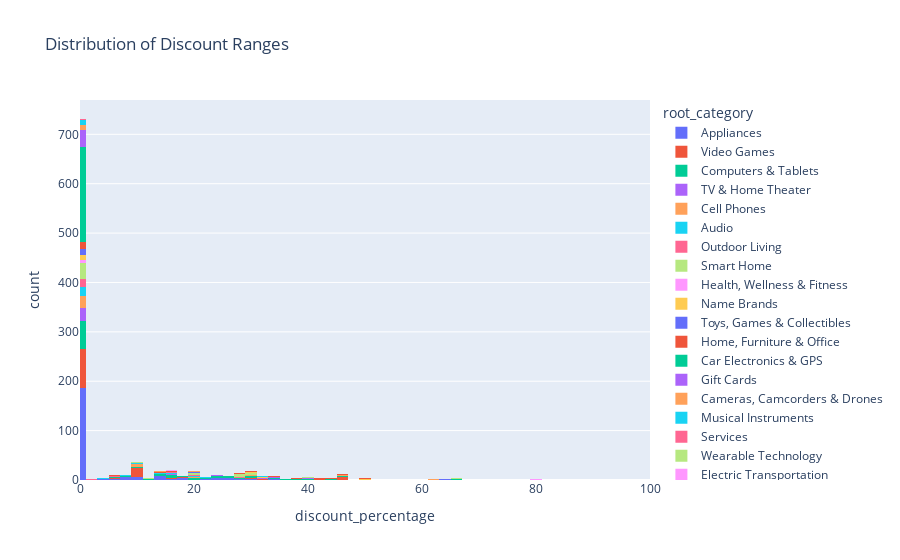

This figure's notebook cell:
### Code cell
## veryyy minor change
fig = px.histogram(df, x='discount_percentage',
                   title='Distribution of Discount Ranges',
                   labels={'discount_range': 'Discount Range (%)'},range_x=[0, 100,],color='root_category')
fig.show()

### Figure 1 — Plotly figure (JSON) as saved in the notebook; plotly's stock layout.template omitted (floating-point values rounded to 4 significant figures; data arrays with more than 128 entries replaced by an {"elided": "..."} marker saying what was removed)
{"data": [{"bingroup": "x", "hovertemplate": "root_category=Appliances<br>discount_percentage=%{x}<br>count=%{y}<extra></extra>", "legendgroup": "Appliances", "marker": {"color": "#636efa", "pattern": {"shape": ""}}, "name": "Appliances", "orientation": "v", "showlegend": true, "type": "histogram", "x": {"elided": "246 float values"}, "xaxis": "x", "yaxis": "y"}, {"bingroup": "x", "hovertemplate": "root_category=Video Games<br>discount_percentage=%{x}<br>count=%{y}<extra></extra>", "legendgroup": "Video Games", "marker": {"color": "#EF553B", "pattern": {"shape": ""}}, "name": "Video Games", "orientation": "v", "showlegend": true, "type": "histogram", "x": [0.0, 30.01, 0.0, 0.0, 0.0, 0.0, 0.0, 0.0, 0.0, 0.0, 0.0, 0.0, 0.0, 0.0, 0.0, 27.51, 0.0, 30.01, 10.0, 45.01, 9.232, 9.232, 46.16, 46.16, 18.89, 9.335, 15.0, 0.0, 0.0, 0.0, 0.0, 0.0, 0.0, 0.0, 40.01, 46.16, 0.0, 0.0, 0.0, 0.0, 0.0, 0.0, NaN, 46.16, 31.67, 0.0, 0.0, 10.0, 5.714, 0.0, 0.0, 0.0, 25.0, NaN, 0.0, 0.0, 0.0, 0.0, 0.0, 0.0, 0.0, 0.0, 5.001, 0.0, 0.0, 0.0, 0.0, 0.0, 46.68, 0.0, 0.0, 0.0, 46.68, 0.0, 0.0, 9.232, 9.232, 9.232, 10.0, 0.0, 10.0, 9.232, 0.0, 0.0, 9.232, 0.0, 0.0, 9.232, 0.0, 9.232, 9.232, 9.232, 10.0, 0.0, 0.0, 0.0, 0.0, 0.0, 0.0, 0.0, 0.0, 0.0, 0.0, 0.0, 0.0, 0.0, 0.0, 0.0, 0.0, 0.0, 0.0, 0.0, 0.0, 0.0, 0.0], "xaxis": "x", "yaxis": "y"}, {"bingroup": "x", "hovertemplate": "root_category=Computers & Tablets<br>discount_percentage=%{x}<br>count=%{y}<extra></extra>", "legendgroup": "Computers & Tablets", "marker": {"color": "#00cc96", "pattern": {"shape": ""}}, "name": "Computers & Tablets", "orientation": "v", "showlegend": true, "type": "histogram", "x": [19.05, 0.0, 0.0, 0.0, 0.0, 0.0, 37.0, 0.0, 0.0, 38.76, 15.0, 66.92, 0.0, 0.0, 0.0, 5.0, 16.67, 29.94, 0.0, 13.04, 16.67, 8.889, 0.0, 0.0, 2.121, 31.25, 0.0, 0.0, 0.0, 0.0, 25.01, 23.46, 34.62, 45.0, 0.0, 18.75, 0.0, 0.0, 23.79, 0.0, 0.0, 0.0, 0.0, 68.75, 0.0, 12.5, 0.0, 4.973, 13.33, 0.0, 0.0, 5.001, 26.68, 25.01, 22.0, 33.33, 0.0, 0.0, 16.67, 23.46, 30.0, 61.54, 18.18, 15.0, 20.01, 44.08, 44.08, 65.01, 0.0, 0.0, 0.0, 0.0, 0.0, 0.0, 0.0, 0.0, 0.0, 0.0, 0.0, 0.0, 0.0, 0.0, 0.0, 16.13, 30.95, 0.0, 0.0, 21.0, 0.0, 29.93, 0.0, 0.0, 66.0, 24.0, 10.0, 20.0, 0.0, 20.0, 27.78, 15.5, 40.1, 10.0, 35.67, 14.29, 20.0, 0.0, 0.0, 0.0, 0.0, 0.0, 10.0, 0.0], "xaxis": "x", "yaxis": "y"}, {"bingroup": "x", "hovertemplate": "root_category=TV & Home Theater<br>discount_percentage=%{x}<br>count=%{y}<extra></extra>", "legendgroup": "TV & Home Theater", "marker": {"color": "#ab63fa", "pattern": {"shape": ""}}, "name": "TV & Home Theater", "orientation": "v", "showlegend": true, "type": "histogram", "x": [0.0, 0.0, 0.0, 0.0, 0.0, 0.0, 0.0, 0.0, 34.29, 0.0, 0.0, 13.87, 0.0, 0.0, 0.0, 0.0, 0.0, 0.0, 0.0, 0.0, 0.0, 0.0, 0.0, 32.0, 40.0, 0.0, 25.0, 23.23, 0.0, 23.85, 0.0, 0.0, 0.0, 40.67, 15.79], "xaxis": "x", "yaxis": "y"}, {"bingroup": "x", "hovertemplate": "root_category=Cell Phones<br>discount_percentage=%{x}<br>count=%{y}<extra></extra>", "legendgroup": "Cell Phones", "marker": {"color": "#FFA15A", "pattern": {"shape": ""}}, "name": "Cell Phones", "orientation": "v", "showlegend": true, "type": "histogram", "x": [23.33, 0.0, 0.0, 30.57, 62.88, 16.67, 70.0, 10.0, 46.0, 46.0, 0.0, 10.0, 0.0, 97.52, 0.0, 0.0, 20.01, 0.0, 0.0, 0.0, 0.0, 0.0, 0.0, 0.0, 0.0, 0.0, 10.0, 0.0, 0.0, 10.01, 0.0, 0.0, 0.0, 77.14, 0.0, 59.33, 0.0, 10.0, 0.0, 10.0, 63.72, 0.0], "xaxis": "x", "yaxis": "y"}, {"bingroup": "x", "hovertemplate": "root_category=Audio<br>discount_percentage=%{x}<br>count=%{y}<extra></extra>", "legendgroup": "Audio", "marker": {"color": "#19d3f3", "pattern": {"shape": ""}}, "name": "Audio", "orientation": "v", "showlegend": true, "type": "histogram", "x": [0.0, 15.0, 0.0, 37.5, 39.47, 0.0, 0.0, 0.0, 0.0, 13.96, 0.0, 16.67, 9.091, 20.0, 0.0, 0.0, 22.51, 0.0, 0.0, 0.0, 0.0, 0.0, 50.01, 0.0, 0.0, 4.0, 0.0, 20.01, 13.34, 0.0, 20.0], "xaxis": "x", "yaxis": "y"}, {"bingroup": "x", "hovertemplate": "root_category=Outdoor Living<br>discount_percentage=%{x}<br>count=%{y}<extra></extra>", "legendgroup": "Outdoor Living", "marker": {"color": "#FF6692", "pattern": {"shape": ""}}, "name": "Outdoor Living", "orientation": "v", "showlegend": true, "type": "histogram", "x": [11.43, 20.0, 0.0, 0.0, 15.0, 28.57, 0.0, 0.0, 28.57, 0.0, 0.0, 0.0, 0.0, 0.0, 6.667, 0.0, 0.0, 0.0, 0.0, 0.0, 2.0, 0.0, 0.0, 0.0], "xaxis": "x", "yaxis": "y"}, {"bingroup": "x", "hovertemplate": "root_category=Smart Home<br>discount_percentage=%{x}<br>count=%{y}<extra></extra>", "legendgroup": "Smart Home", "marker": {"color": "#B6E880", "pattern": {"shape": ""}}, "name": "Smart Home", "orientation": "v", "showlegend": true, "type": "histogram", "x": [0.0, 0.0, 0.0, 0.0, 0.0, 30.0, 0.0, 0.0, 0.0, 0.0, 0.0, 0.0, 0.0, 5.001, 0.0, 0.0, 46.16, 0.0, 12.0, 0.0, 66.67, 0.0, 27.78, 27.78, 27.78, 27.78, 20.0, 30.77, 0.0, 0.0, 0.0, 40.0, 9.381, 0.0, 0.0, 0.0, 20.0, 20.0, 0.0, 30.77, 0.0, 0.0, 28.57, 27.78, 10.0, 0.0, 0.0, 0.0, 0.0, 0.0, 30.0, 20.01, 0.0, 0.0, 30.77], "xaxis": "x", "yaxis": "y"}, {"bingroup": "x", "hovertemplate": "root_category=Health, Wellness & Fitness<br>discount_percentage=%{x}<br>count=%{y}<extra></extra>", "legendgroup": "Health, Wellness & Fitness", "marker": {"color": "#FF97FF", "pattern": {"shape": ""}}, "name": "Health, Wellness & Fitness", "orientation": "v", "showlegend": true, "type": "histogram", "x": [57.51, 0.0, 20.0, 0.0, 0.0, 0.0, 0.0, 34.01, 80.0], "xaxis": "x", "yaxis": "y"}, {"bingroup": "x", "hovertemplate": "root_category=Name Brands<br>discount_percentage=%{x}<br>count=%{y}<extra></extra>", "legendgroup": "Name Brands", "marker": {"color": "#FECB52", "pattern": {"shape": ""}}, "name": "Name Brands", "orientation": "v", "showlegend": true, "type": "histogram", "x": [31.97, 40.0, 32.0, 50.01, 0.0, 28.0, 0.0, 0.0, 0.0, 0.0, 0.0, 16.67, 30.0, 0.0, 0.0, 0.0, 0.0], "xaxis": "x", "yaxis": "y"}, {"bingroup": "x", "hovertemplate": "root_category=Toys, Games & Collectibles<br>discount_percentage=%{x}<br>count=%{y}<extra></extra>", "legendgroup": "Toys, Games & Collectibles", "marker": {"color": "#636efa", "pattern": {"shape": ""}}, "name": "Toys, Games & Collectibles", "orientation": "v", "showlegend": true, "type": "histogram", "x": [29.43, 42.92, 0.0, 35.2, 20.0, 64.84, 0.0, 0.0, 0.0, 49.96, 0.0, 0.0, 0.0, 0.0, 0.0, 0.0, 0.0, 0.0, 0.0], "xaxis": "x", "yaxis": "y"}, {"bingroup": "x", "hovertemplate": "root_category=Home, Furniture & Office<br>discount_percentage=%{x}<br>count=%{y}<extra></extra>", "legendgroup": "Home, Furniture & Office", "marker": {"color": "#EF553B", "pattern": {"shape": ""}}, "name": "Home, Furniture & Office", "orientation": "v", "showlegend": true, "type": "histogram", "x": [50.72, 41.83, 41.09, 0.0, 0.0, 0.0, 44.46, 0.0, 0.0, 32.66, 5.0, 16.67, 0.0, 17.78, 41.43, 0.0, 0.0, 0.0, 0.0, 15.56, 27.51, 0.0, 0.0, 34.01, 22.51, 46.67, 30.0, 0.0, 0.0, 43.08, 53.76, 37.78, 14.16], "xaxis": "x", "yaxis": "y"}, {"bingroup": "x", "hovertemplate": "root_category=Car Electronics & GPS<br>discount_percentage=%{x}<br>count=%{y}<extra></extra>", "legendgroup": "Car Electronics & GPS", "marker": {"color": "#00cc96", "pattern": {"shape": ""}}, "name": "Car Electronics & GPS", "orientation": "v", "showlegend": true, "type": "histogram", "x": {"elided": "195 float values"}, "xaxis": "x", "yaxis": "y"}, {"bingroup": "x", "hovertemplate": "root_category=Gift Cards<br>discount_percentage=%{x}<br>count=%{y}<extra></extra>", "legendgroup": "Gift Cards", "marker": {"color": "#ab63fa", "pattern": {"shape": ""}}, "name": "Gift Cards", "orientation": "v", "showlegend": true, "type": "histogram", "x": [0.0, 0.0, 0.0, 0.0, 0.0, 0.0, 0.0, 0.0, 0.0, 0.0, 0.0, 0.0, 0.0, 0.0, 0.0, 0.0, 0.0, 0.0, 0.0, 0.0, 0.0, 0.0, 0.0, 0.0, 0.0, 0.0, 0.0, 0.0, 0.0, 0.0, 0.0, 0.0, 0.0, 0.0], "xaxis": "x", "yaxis": "y"}, {"bingroup": "x", "hovertemplate": "root_category=Cameras, Camcorders & Drones<br>discount_percentage=%{x}<br>count=%{y}<extra></extra>", "legendgroup": "Cameras, Camcorders & Drones", "marker": {"color": "#FFA15A", "pattern": {"shape": ""}}, "name": "Cameras, Camcorders & Drones", "orientation": "v", "showlegend": true, "type": "histogram", "x": [0.0, 0.0, 8.0, 0.0, 0.0, 0.0, 14.55, 0.0, 0.0, 20.0, 0.0, 0.0, 0.0], "xaxis": "x", "yaxis": "y"}, {"bingroup": "x", "hovertemplate": "root_category=Musical Instruments<br>discount_percentage=%{x}<br>count=%{y}<extra></extra>", "legendgroup": "Musical Instruments", "marker": {"color": "#19d3f3", "pattern": {"shape": ""}}, "name": "Musical Instruments", "orientation": "v", "showlegend": true, "type": "histogram", "x": [0.0, 2.286, 8.485, 30.82, 0.0, 0.0, 0.0, 0.0, 0.0, 0.0, 0.0, 0.0, 61.8, 0.0, 5.001, 0.0, 32.89], "xaxis": "x", "yaxis": "y"}, {"bingroup": "x", "hovertemplate": "root_category=Services<br>discount_percentage=%{x}<br>count=%{y}<extra></extra>", "legendgroup": "Services", "marker": {"color": "#FF6692", "pattern": {"shape": ""}}, "name": "Services", "orientation": "v", "showlegend": true, "type": "histogram", "x": [0.0], "xaxis": "x", "yaxis": "y"}, {"bingroup": "x", "hovertemplate": "root_category=Wearable Technology<br>discount_percentage=%{x}<br>count=%{y}<extra></extra>", "legendgroup": "Wearable Technology", "marker": {"color": "#B6E880", "pattern": {"shape": ""}}, "name": "Wearable Technology", "orientation": "v", "showlegend": true, "type": "histogram", "x": [0.0], "xaxis": "x", "yaxis": "y"}, {"bingroup": "x", "hovertemplate": "root_category=Electric Transportation<br>discount_percentage=%{x}<br>count=%{y}<extra></extra>", "legendgroup": "Electric Transportation", "marker": {"color": "#FF97FF", "pattern": {"shape": ""}}, "name": "Electric Transportation", "orientation": "v", "showlegend": true, "type": "histogram", "x": [15.0], "xaxis": "x", "yaxis": "y"}], "layout": {"barmode": "relative", "legend": {"title": {"text": "root_category"}, "tracegroupgap": 0}, "title": {"text": "Distribution of Discount Ranges"}, "xaxis": {"anchor": "y", "domain": [0, 1], "range": [0, 100], "title": {"text": "discount_percentage"}}, "yaxis": {"anchor": "x", "domain": [0, 1], "title": {"text": "count"}}}}
